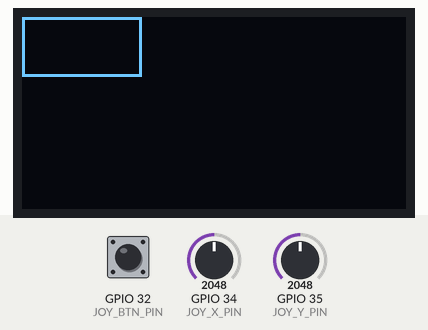
Recording of a sketch running on a simulated ESP32. Parts: 128×64 one-colour display. The inputs (shaded band) are chosen by the test bench; at power-on: GPIO 32 (JOY_BTN_PIN) HIGH, GPIO 34 (JOY_X_PIN) = 2048, GPIO 35 (JOY_Y_PIN) = 2048.

Above: at 1.2 s.
1.3 s: GPIO 32 (JOY_BTN_PIN) pulled LOW for 0.15 s
At 2.5 s:
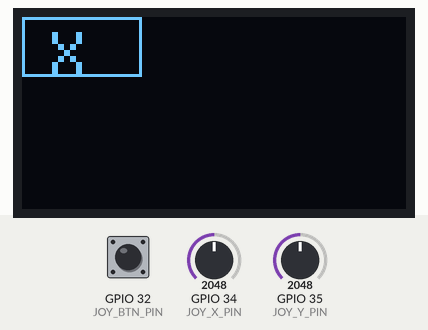
2.9 s: GPIO 34 (JOY_X_PIN) set to 3040
At 3.7 s:
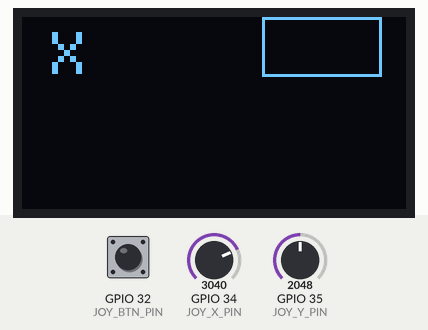
4.6 s: GPIO 32 (JOY_BTN_PIN) pulled LOW for 1 s
At 5.1 s:
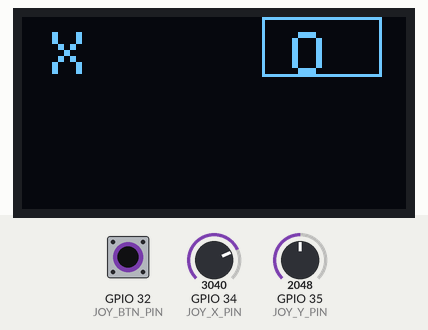
7.1 s: GPIO 35 (JOY_Y_PIN) set to 3040
At 7.6 s:
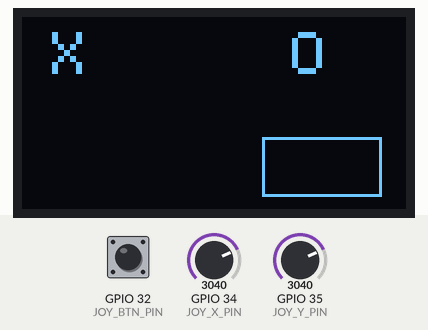
8.7 s: GPIO 34 (JOY_X_PIN) set to 960
At 10.0 s:
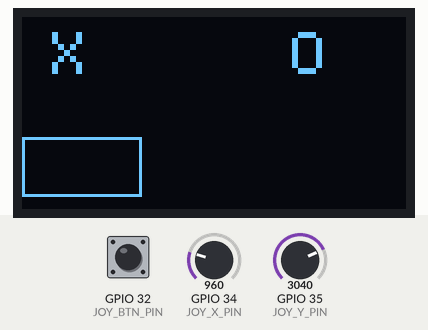
10.3 s: GPIO 35 (JOY_Y_PIN) set to 960
At 11.5 s:
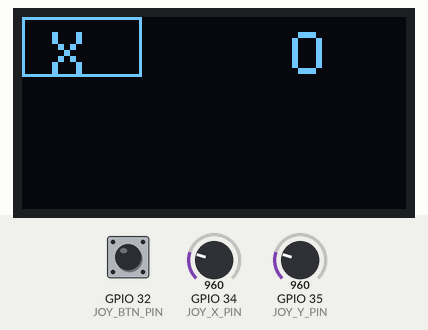
Timing chart, 0 to 13.0 s (numbered marks = the images above; inputs shaded):
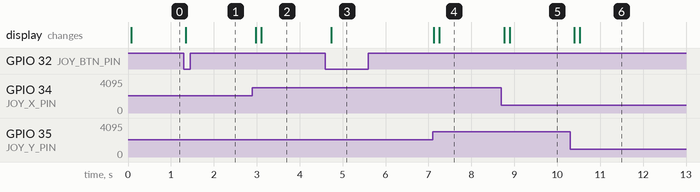

The sketch:

morpion.ino
```cpp
#include <Adafruit_GFX.h>
#include <Adafruit_SSD1306.h>

// Configuration OLED
#define SCREEN_WIDTH 128
#define SCREEN_HEIGHT 64
#define OLED_RESET -1
Adafruit_SSD1306 display(SCREEN_WIDTH, SCREEN_HEIGHT, &Wire, OLED_RESET);

// Configuration joystick
#define JOY_X_PIN 34
#define JOY_Y_PIN 35
#define JOY_BTN_PIN 32

// Grille de jeu
char grid[3][3] = {{' ', ' ', ' '}, {' ', ' ', ' '}, {' ', ' ', ' '}};

// position actuelle du curseur
int cursorX = 0, cursorY = 0;

// Variables de jeu
int currentPlayer = 1;  // 1 = X, 2 = O
bool gameOver = false;


void setup() {
  Serial.begin(9600);

  // Initialiser l'écran OLED
  if (!display.begin(SSD1306_SWITCHCAPVCC, 0x3C)) {
    Serial.println(F("Erreur de communication avec l'écran OLED"));
    for (;;);
  }

  // Effacer l'écran et afficher la grille
  display.clearDisplay();
  display.display();

  pinMode(JOY_BTN_PIN, INPUT_PULLUP);  // Bouton poussoir du joystick
}

void loop() {
  if (!gameOver) {
    updateJoystick();
    drawGrid();
    checkWin();
  } else {
    displayGameOver();
  }

  delay(100);
}

void updateJoystick() {
  int xVal = analogRead(JOY_X_PIN);
  int yVal = analogRead(JOY_Y_PIN);
  int buttonState = digitalRead(JOY_BTN_PIN);

  // Mouvement du curseur
  if (xVal < 1000) cursorX = max(0, cursorX - 1);  // Gauche
  if (xVal > 3000) cursorX = min(2, cursorX + 1);  // Droite
  if (yVal < 1000) cursorY = max(0, cursorY - 1);  // Haut
  if (yVal > 3000) cursorY = min(2, cursorY + 1);  // Bas

  //(appui sur le bouton du joystick)
  if (buttonState == LOW && grid[cursorY][cursorX] == ' ') {
    grid[cursorY][cursorX] = (currentPlayer == 1) ? 'X' : 'O';
    currentPlayer = (currentPlayer == 1) ? 2 : 1;
  }
}

// Dessine la grille
void drawGrid() {
  display.clearDisplay();
  display.setTextSize(2);
  display.setTextColor(SSD1306_WHITE);

  // Dessiner la grille
  for (int y = 0; y < 3; y++) {
    for (int x = 0; x < 3; x++) {
      int posX = x * 40;
      int posY = y * 20;

      // Afficher le curseur
      if (x == cursorX && y == cursorY) {
        display.drawRect(posX, posY, 40, 20, SSD1306_WHITE);
      }

      // Afficher X ou O
      display.setCursor(posX + 10, posY + 5);
      display.print(grid[y][x]);
    }
  }

  display.display();
}

// Vérifie les conditions de victoire
void checkWin() {
  // Vérifier les lignes, colonnes, et diagonales
  for (int i = 0; i < 3; i++) {
    if (grid[i][0] == grid[i][1] && grid[i][1] == grid[i][2] && grid[i][0] != ' ') gameOver = true;
    if (grid[0][i] == grid[1][i] && grid[1][i] == grid[2][i] && grid[0][i] != ' ') gameOver = true;
  }
  if (grid[0][0] == grid[1][1] && grid[1][1] == grid[2][2] && grid[0][0] != ' ') gameOver = true;
  if (grid[0][2] == grid[1][1] && grid[1][1] == grid[2][0] && grid[0][2] != ' ') gameOver = true;
}

// Affiche le message de fin de partie
void displayGameOver() {
  display.clearDisplay();
  display.setTextSize(2);
  display.setTextColor(SSD1306_WHITE);
  display.setCursor(10, 25);
  display.print("Game Over!");
  display.display();
}
```

Measured:
- after the input at 1.3 s, the display: changes at once (image 1)
- after the input at 2.9 s, the display: first changes after 0.08 s (image 2 shows a later state)
- after the input at 4.6 s, the display: changes after 0.14 s (image 3)
- after the input at 7.1 s, the display: first changes at once (image 4 shows a later state)
- after the input at 8.7 s, the display: first changes after 0.07 s (image 5 shows a later state)
- after the input at 10.3 s, the display: first changes after 0.10 s (image 6 shows a later state)
